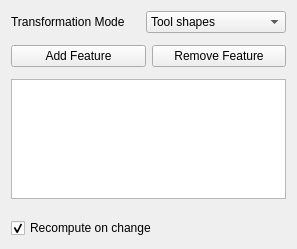
<?xml version="1.0" encoding="UTF-8"?>
<ui version="4.0">
 <class>PartDesignGui::TaskTransformedParameters</class>
 <widget class="QWidget" name="PartDesignGui::TaskTransformedParameters">
  <property name="geometry">
   <rect>
    <x>0</x>
    <y>0</y>
    <width>297</width>
    <height>249</height>
   </rect>
  </property>
  <property name="windowTitle">
   <string notr="true">Form</string>
  </property>
  <layout class="QVBoxLayout" name="verticalLayout">
   <item>
    <widget class="QWidget" name="widget" native="true">
     <property name="enabled">
      <bool>true</bool>
     </property>
     <layout class="QHBoxLayout" name="horizontalLayout_4">
      <property name="leftMargin">
       <number>0</number>
      </property>
      <property name="topMargin">
       <number>0</number>
      </property>
      <property name="rightMargin">
       <number>0</number>
      </property>
      <property name="bottomMargin">
       <number>0</number>
      </property>
      <item>
       <widget class="QLabel" name="transformationModeLabel">
        <property name="text">
         <string>Transformation Mode</string>
        </property>
       </widget>
      </item>
      <item>
       <widget class="QComboBox" name="transformationMode">
        <item>
         <property name="text">
          <string comment="Transform the different features individually">Tool shapes</string>
         </property>
        </item>
        <item>
         <property name="text">
          <string comment="Pattern the body's entire solid">Whole Body</string>
         </property>
        </item>
        <item>
         <property name="text">
          <string comment="Transform the combined result of the features">Feature result</string>
         </property>
        </item>
        <item>
         <property name="text">
          <string comment="Recompute the features using the other transforms (slow!)">Recompute features</string>
         </property>
        </item>
       </widget>
      </item>
     </layout>
     <zorder>transformationMode</zorder>
     <zorder>transformationModeLabel</zorder>
    </widget>
   </item>
   <item>
    <widget class="QWidget" name="groupFeatureList" native="true">
     <layout class="QVBoxLayout" name="verticalLayout_2">
      <property name="leftMargin">
       <number>0</number>
      </property>
      <property name="topMargin">
       <number>0</number>
      </property>
      <property name="rightMargin">
       <number>0</number>
      </property>
      <property name="bottomMargin">
       <number>0</number>
      </property>
      <item>
       <layout class="QHBoxLayout" name="horizontalLayout">
        <item>
         <widget class="QPushButton" name="buttonAddFeature">
          <property name="text">
           <string>Add Feature</string>
          </property>
          <property name="checkable">
           <bool>true</bool>
          </property>
         </widget>
        </item>
        <item>
         <widget class="QPushButton" name="buttonRemoveFeature">
          <property name="text">
           <string>Remove Feature</string>
          </property>
          <property name="checkable">
           <bool>true</bool>
          </property>
         </widget>
        </item>
       </layout>
      </item>
      <item>
       <widget class="QListWidget" name="listWidgetFeatures">
        <property name="maximumSize">
         <size>
          <width>16777215</width>
          <height>120</height>
         </size>
        </property>
       </widget>
      </item>
     </layout>
    </widget>
   </item>
   <item>
    <widget class="QWidget" name="featureUI" native="true"/>
   </item>
   <item>
    <widget class="QCheckBox" name="checkBoxUpdateView">
     <property name="text">
      <string>Recompute on change</string>
     </property>
     <property name="checked">
      <bool>true</bool>
     </property>
    </widget>
   </item>
  </layout>
 </widget>
 <tabstops>
  <tabstop>buttonAddFeature</tabstop>
  <tabstop>buttonRemoveFeature</tabstop>
  <tabstop>listWidgetFeatures</tabstop>
  <tabstop>checkBoxUpdateView</tabstop>
 </tabstops>
 <resources/>
 <connections/>
</ui>
